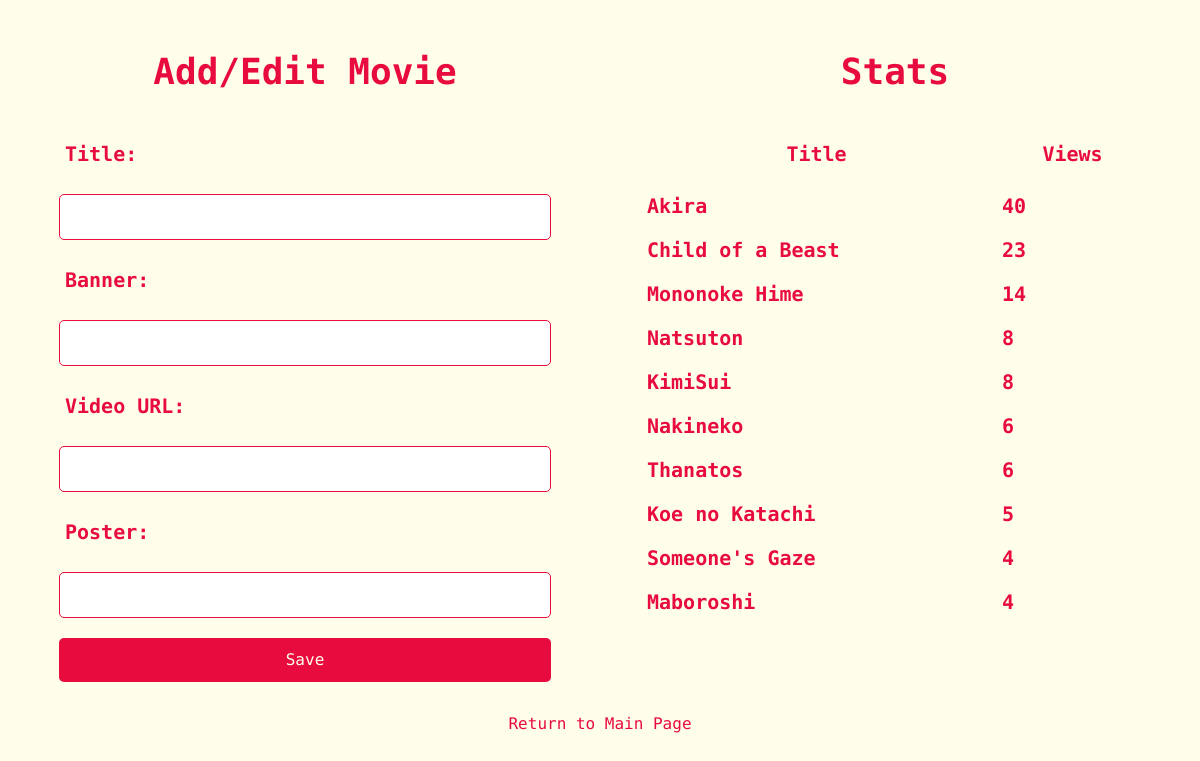
Before: /movie_form (signed in) with the older database file.
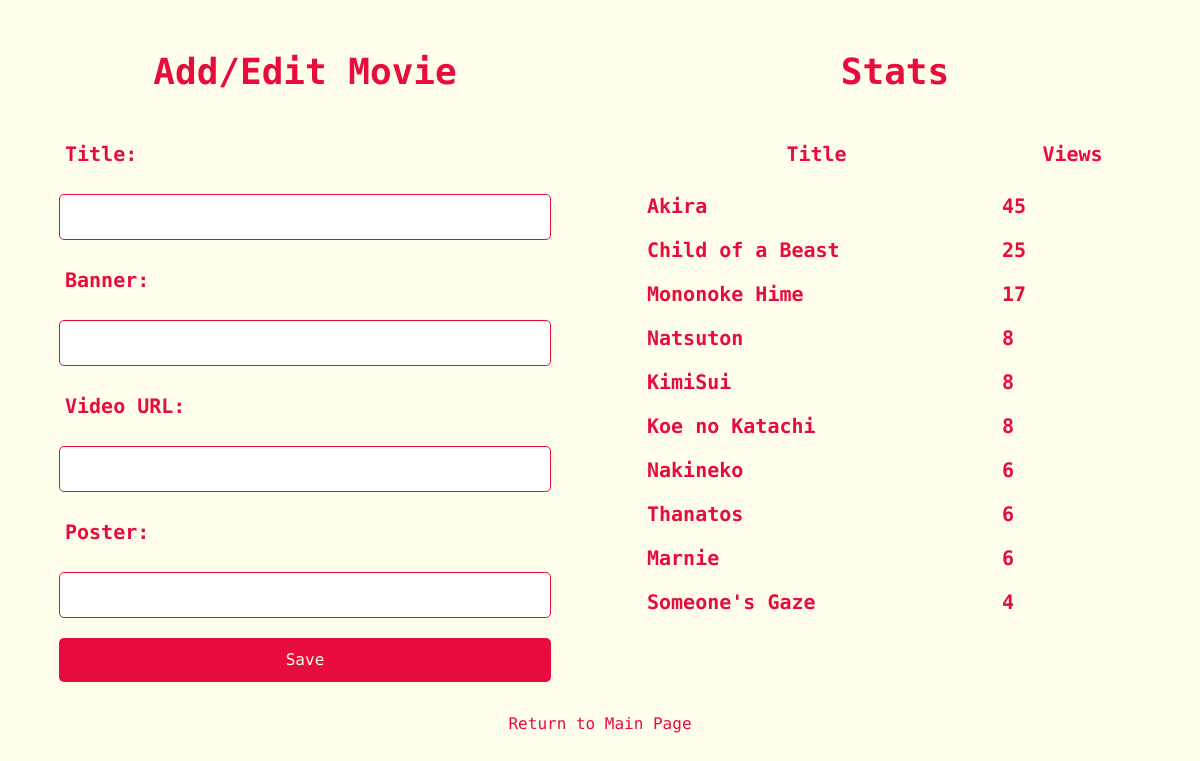
After: the same page with the newer database file.
### tables this page shows
CREATE TABLE movies (
            id INTEGER PRIMARY KEY AUTOINCREMENT,
            title TEXT NOT NULL,
            banner TEXT NOT NULL,
            video_url TEXT NOT NULL,
            poster TEXT NOT NULL
        , views INTEGER DEFAULT 0);

### app.py (the view, shortened to what this page needs)
@app.route('/movie_form', methods=['GET', 'POST'])
@app.route('/movie_form/<int:movie_id>', methods=['GET', 'POST'])  # Добавлен маршрут для редактирования
def movie_form(movie_id=None):
    if not session.get('logged_in'):
        return redirect(url_for('admin'))
    top_movies = get_top_movies()  # Получаем топ-10 фильмов
    conn = get_db_connection()
    movie = None
    if movie_id:
        movie = conn.execute('SELECT * FROM movies WHERE id = ?', (movie_id,)).fetchone()
    conn.close()
    return render_template('movie_form.html', movie=movie, top_movies=top_movies)

### app.py (called while the page is built)
def get_db_connection():
    conn = sqlite3.connect('anime_movies.db')
    conn.row_factory = sqlite3.Row
    return conn

def get_top_movies():
    conn = get_db_connection()
    top_movies = conn.execute('SELECT * FROM movies ORDER BY views DESC LIMIT 10').fetchall()
    conn.close()
    return top_movies

### templates/movie_form.html (shortened to what this page needs)
<!DOCTYPE html>
<html lang="en">
<head>
    <link href="https://cdn.jsdelivr.net/npm/tailwindcss@2.2.16/dist/tailwind.min.css" rel="stylesheet">
    <link rel="stylesheet" href="{{ url_for('static', filename='style.css') }}">
</head>
<body class="text-gray-700">
<div class="content-container">
    <div class="form-container">
    <h1 class="text-center text-4xl font-bold my-8 gradient-text">Add/Edit Movie</h1>
    <form method="post" class="w-full max-w-lg mx-auto">
        <label for="title" class="block text-xl font-semibold p-4 gradient-text">Title:</label>
        <input type="text" id="title" name="title" value="{{ movie.title if movie else '' }}" required class="form-input">
        <label for="banner" class="block text-xl font-semibold p-4 gradient-text">Banner:</label>
        <input type="text" id="banner" name="banner" value="{{ movie.banner if movie else '' }}" required class="form-input">
        <label for="video_url" class="block text-xl font-semibold p-4 gradient-text">Video URL:</label>
        <input type="text" id="video_url" name="video_url" value="{{ movie.video_url if movie else '' }}" required class="form-input">
        <label for="poster" class="block text-xl font-semibold p-4 gradient-text">Poster:</label>
        <input type="text" id="poster" name="poster" value="{{ movie.poster if movie else '' }}" required class="form-input">
        <input type="submit" value="Save" class="form-button">
    </form>
    </div>
    <div class="table-container">
        <h1 class="text-center text-4xl font-bold my-8 gradient-text">Stats</h1>
        <table class="w-full max-w-lg mx-auto text-xl font-semibold p-4 gradient-text">
            <tr>
                <th class="p-4">Title</th>
                <th class="p-4">Views</th>
            </tr>
            {% for movie in top_movies %}
            <tr>
                <td class="p-2">{{ movie.title }}</td>
                <td class="p-2">{{ movie.views }}</td>
            </tr>
            {% endfor %}
        </table>
    </div>
</div>
    <a href="{{ url_for('index') }}" class="return-link">Return to Main Page</a>
</body>
</html>

### static/style.css (style rules this page uses)
body { font-family: 'Roboto Mono', monospace; background-color: #fefeeb; }
.gradient-text { background: #e80c3e; -webkit-background-clip: text; background-clip: text; -webkit-text-fill-color: transparent; }
.form-input { border: 1px solid #e80c3e; border-radius: 5px; margin: 10px; padding: 10px; width: calc(100% - 20px); }
.form-button { background: #e80c3e; border: none; border-radius: 5px; color: #fefeeb; margin: 10px; padding: 10px; width: calc(100% - 20px); cursor: pointer; }
.return-link { color: #e80c3e; text-decoration: none; display: block; text-align: center; margin: 20px; }
.content-container { display: flex; flex-wrap: wrap; gap: 20px; margin: 20px; }
.form-container, .table-container { flex: 1; min-width: 0; }

Changed rows visible on the page:
no longer on this page (row unchanged): movies: title "Maboroshi", views "4"
changed movies "Akira": views "40" → "45"
changed movies "Child of a Beast": views "23" → "25"
changed movies "Mononoke Hime": views "14" → "17"
changed movies "Koe no Katachi": views "5" → "8"; moves up the list
added movies: title "Marnie", views "6"
